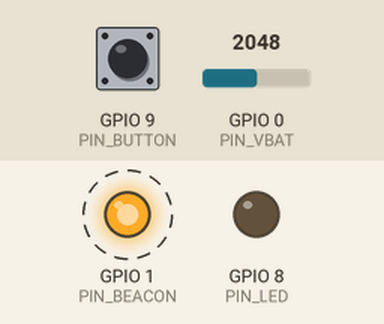
Simulated run of this program. Board: ESP32-C3. On the bench: output pins drawn as LEDs (lit = HIGH). Dashed ring = blinking. The inputs (shaded band) are chosen by the test bench; at power-on: GPIO 9 (PIN_BUTTON) HIGH, GPIO 0 (PIN_VBAT) = 2048 (analog values on the 0–4095 scale). Nothing arrives over Bluetooth unless stated; what the program prints to the serial monitor is not drawn.

Above: at 0.9 s.
1.3 s: GPIO 9 (PIN_BUTTON) pulled LOW for 0.15 s
At 2.1 s:
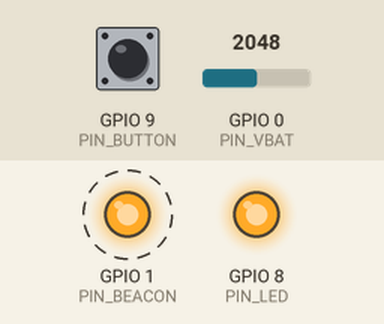
4.8 s: GPIO 9 (PIN_BUTTON) pulled LOW for 1 s
At 6.3 s:
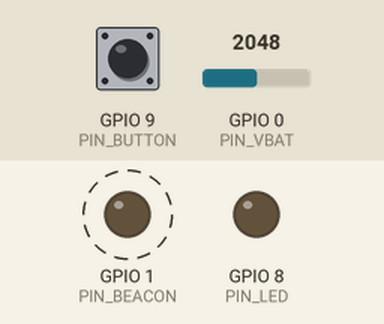
Timing chart, 0 to 14.3 s (numbered marks = the images above; inputs shaded):
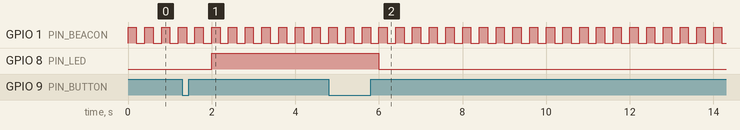

The program:

main.cpp
```cpp
// Wristband firmware: blinking camera beacon + BLE status + button, UWB optional.
//
// Responsibilities
//   1. Blink the beacon LEDs at BLINK_HZ, 50 % duty. The drone's camera follows only a
//      light blinking at exactly this rate, which rejects traffic lights, brake lights,
//      screens and reflections (see firmware/companion/follow/blink.py).
//   2. Advertise over BLE once per second: band id, battery %, button state.
//   3. Debounce the button: short press toggles PAUSE, long press (>2 s) requests LAND.
//   4. With UWB_ENABLED=1 (later upgrade, `pio run -e uwb`): also answer UWB ranging
//      polls from the drone's anchors. Same board, add a DW3000 module.
//
// The DW3000 calls are isolated behind the `uwb_*` functions so the driver can be
// swapped without touching the rest of the file.

#include <Arduino.h>
#include <BLEDevice.h>
#include <BLEAdvertising.h>
#if UWB_ENABLED
#include "uwb_tag.h"
#endif

// ---------------------------------------------------------------------------
// Pins (ESP32-C3 mini). Adjust to the carrier board.
// ---------------------------------------------------------------------------
static const int PIN_BUTTON = 9;    // active low, internal pull-up
static const int PIN_LED = 8;       // on-board status LED
static const int PIN_VBAT = 0;      // ADC, through a 2:1 divider
static const int PIN_BEACON = 1;    // gate of the N-MOSFET that switches the beacon LEDs
                                    // (kept clear of the SPI pins the UWB module will use)
static const int PIN_UWB_CS = 7;
static const int PIN_UWB_RST = 10;
static const int PIN_UWB_IRQ = 3;

// ---------------------------------------------------------------------------
// Protocol constants shared with firmware/companion/follow/band_protocol.py
// ---------------------------------------------------------------------------
static const uint16_t MANUFACTURER_ID = 0xFFFF;  // test id; register one before shipping
static const uint8_t PROTOCOL_VERSION = 1;
enum ButtonState : uint8_t { BTN_NONE = 0, BTN_PAUSE = 1, BTN_LAND = 2 };

#ifndef BAND_ID
#define BAND_ID 1
#endif
#ifndef UWB_ENABLED
#define UWB_ENABLED 0
#endif
// Must match BEACON_BLINK_HZ in firmware/drone-esp32cam/platformio.ini.
#ifndef BLINK_HZ
#define BLINK_HZ 2.5f
#endif

static BLEAdvertising *g_adv = nullptr;
static volatile ButtonState g_button_state = BTN_NONE;
static bool g_paused = false;

// ---------------------------------------------------------------------------
// Battery
// ---------------------------------------------------------------------------
static uint8_t read_battery_percent() {
  // 12-bit ADC, 3.3 V reference, 2:1 divider.
  const int raw = analogRead(PIN_VBAT);
  const float v = raw * (3.3f / 4095.0f) * 2.0f;
  // Linear approximation between 3.3 V (0 %) and 4.2 V (100 %) for a 1S LiPo.
  float pct = (v - 3.3f) / (4.2f - 3.3f) * 100.0f;
  if (pct < 0) pct = 0;
  if (pct > 100) pct = 100;
  return static_cast<uint8_t>(pct + 0.5f);
}

// ---------------------------------------------------------------------------
// BLE advertisement payload
//   [0]    protocol version
//   [1]    band id
//   [2]    battery percent
//   [3]    button state (ButtonState)
//   [4..5] uptime seconds, little endian, low 16 bits
// ---------------------------------------------------------------------------
static void update_advertisement() {
  uint8_t payload[2 + 6];
  payload[0] = MANUFACTURER_ID & 0xFF;
  payload[1] = MANUFACTURER_ID >> 8;
  payload[2] = PROTOCOL_VERSION;
  payload[3] = BAND_ID;
  payload[4] = read_battery_percent();
  payload[5] = g_paused ? BTN_PAUSE : g_button_state;
  const uint16_t up = static_cast<uint16_t>(millis() / 1000);
  payload[6] = up & 0xFF;
  payload[7] = up >> 8;

  BLEAdvertisementData data;
  data.setManufacturerData(std::string(reinterpret_cast<char *>(payload), sizeof(payload)));
  data.setName("FOLLOW-BAND");
  g_adv->setAdvertisementData(data);
}

static void ble_setup() {
  BLEDevice::init("FOLLOW-BAND");
  BLEDevice::setPower(ESP_PWR_LVL_N0);  // 0 dBm is plenty for a few tens of metres
  g_adv = BLEDevice::getAdvertising();
  g_adv->setMinInterval(0x0640);  // 1.0 s in 0.625 ms units
  g_adv->setMaxInterval(0x0640);
  update_advertisement();
  g_adv->start();
}

// ---------------------------------------------------------------------------
// Button
// ---------------------------------------------------------------------------
static void poll_button() {
  static uint32_t pressed_at = 0;
  static bool was_down = false;
  static bool long_fired = false;

  const bool down = digitalRead(PIN_BUTTON) == LOW;
  const uint32_t now = millis();

  if (down && !was_down) {
    pressed_at = now;
    long_fired = false;
  }
  if (down && !long_fired && now - pressed_at > 2000) {
    g_button_state = BTN_LAND;
    long_fired = true;
  }
  if (!down && was_down) {
    if (!long_fired && now - pressed_at > 40) {  // debounce
      g_paused = !g_paused;
    }
    if (long_fired) {
      // Keep LAND asserted for a few adverts so the drone cannot miss it.
      // It is cleared in loop() after 5 s.
    }
  }
  was_down = down;
}

// ---------------------------------------------------------------------------
// Arduino entry points
// ---------------------------------------------------------------------------
void setup() {
  Serial.begin(115200);
  pinMode(PIN_BUTTON, INPUT_PULLUP);
  pinMode(PIN_LED, OUTPUT);
  analogReadResolution(12);

  pinMode(PIN_BEACON, OUTPUT);
  digitalWrite(PIN_BEACON, LOW);

#if UWB_ENABLED
  uwb_tag_init(PIN_UWB_CS, PIN_UWB_RST, PIN_UWB_IRQ, BAND_ID);
#endif
  ble_setup();
  Serial.println("FOLLOW-BAND ready");
}

// ---------------------------------------------------------------------------
// Beacon: square wave at BLINK_HZ derived from the microsecond clock, so the rate
// stays exact no matter how long other work in loop() takes.
// ---------------------------------------------------------------------------
static void update_beacon() {
  static int last = -1;
  const uint32_t period_us = static_cast<uint32_t>(1e6f / BLINK_HZ);
  const int on = (micros() % period_us) < period_us / 2 ? 1 : 0;
  if (on != last) {
    digitalWrite(PIN_BEACON, on ? HIGH : LOW);
    last = on;
  }
}

void loop() {
  static uint32_t last_adv = 0;
  static uint32_t land_asserted_at = 0;

  update_beacon();

#if UWB_ENABLED
  // UWB: block briefly for a poll, respond if one arrived. Returns quickly otherwise.
  uwb_tag_service();
#endif

  poll_button();
  if (g_button_state == BTN_LAND && land_asserted_at == 0) {
    land_asserted_at = millis();
  }
  if (land_asserted_at && millis() - land_asserted_at > 5000) {
    g_button_state = BTN_NONE;
    land_asserted_at = 0;
  }

  if (millis() - last_adv >= 1000) {
    last_adv = millis();
    update_advertisement();
    digitalWrite(PIN_LED, g_paused ? HIGH : LOW);
  }

  // Short pause. The beacon edge is at most 2 ms late, which is about 1 % of a
  // 200 ms half-period at 2.5 Hz and invisible to the camera. Light sleep is avoided
  // because it can delay edges and upset BLE; the LEDs dominate power use anyway.
  delay(2);
}
```

uwb_tag.cpp
```cpp
#include "uwb_tag.h"

// Only built for the UWB upgrade (`pio run -e uwb`); the LED-beacon build skips it.
#if defined(UWB_ENABLED) && UWB_ENABLED

#include <Arduino.h>
#include <SPI.h>

// The DW3000 driver API differs between vendors. This file compiles against the
// Makerfabs DW3000 library named in platformio.ini. Replace the three marked blocks
// if you use a different driver; the frame layout below must stay the same because
// the anchor side (companion/uwb_anchor.py) depends on it.
#include "dw3000.h"

namespace {

constexpr uint8_t FRAME_POLL = 0xA1;
constexpr uint8_t FRAME_RESP = 0xA2;

// Frame layout (bytes):
//   [0] type, [1] source id, [2] destination id, [3] sequence,
//   [4..7] turnaround time in DW3000 ticks (RESP only, little endian)
constexpr size_t POLL_LEN = 4;
constexpr size_t RESP_LEN = 8;

// Fixed delay between POLL reception and RESP transmission. Deterministic so the
// anchor can subtract it instead of trusting the turnaround field alone.
constexpr uint32_t RESP_DELAY_UUS = 650;  // UWB microseconds

uint8_t g_band_id = 1;
uint32_t g_responses = 0;

// Radio configuration: channel 5, 6.8 Mb/s, preamble 64, which keeps airtime (and
// energy per exchange) short. Both sides must match.
dwt_config_t g_config = {
    5,                 // channel
    DWT_PLEN_128,      // preamble length
    DWT_PAC8,          // preamble acquisition chunk
    9,                 // TX preamble code
    9,                 // RX preamble code
    1,                 // SFD type
    DWT_BR_6M8,        // data rate
    DWT_PHRMODE_STD,   // PHY header mode
    DWT_PHRRATE_STD,   // PHY header rate
    (129 + 8 - 8),     // SFD timeout
    DWT_STS_MODE_OFF,  // STS disabled
    DWT_STS_LEN_64,
    DWT_PDOA_M0,
};

}  // namespace

void uwb_tag_init(int pin_cs, int pin_rst, int pin_irq, uint8_t band_id) {
  g_band_id = band_id;

  // --- driver-specific block 1: bring-up -------------------------------------
  spiBegin(pin_irq, pin_rst);
  spiSelect(pin_cs);
  delay(2);
  while (!dwt_checkidlerc()) {
    delay(1);
  }
  if (dwt_initialise(DWT_DW_INIT) == DWT_ERROR) {
    Serial.println("DW3000 init failed");
    while (true) delay(1000);
  }
  dwt_configure(&g_config);
  dwt_setrxantennadelay(16385);
  dwt_settxantennadelay(16385);
  // Low-power listening: enable receiver, let the chip idle between frames.
  dwt_setlnapamode(DWT_LNA_ENABLE | DWT_PA_ENABLE);
  // ---------------------------------------------------------------------------

  dwt_rxenable(DWT_START_RX_IMMEDIATE);
}

void uwb_tag_service() {
  // --- driver-specific block 2: receive ---------------------------------------
  uint32_t status = dwt_read32bitreg(SYS_STATUS_ID);
  if (!(status & (SYS_STATUS_RXFCG_BIT_MASK | SYS_STATUS_ALL_RX_ERR))) {
    return;  // nothing yet
  }
  if (!(status & SYS_STATUS_RXFCG_BIT_MASK)) {
    dwt_write32bitreg(SYS_STATUS_ID, SYS_STATUS_ALL_RX_ERR);
    dwt_rxenable(DWT_START_RX_IMMEDIATE);
    return;
  }
  dwt_write32bitreg(SYS_STATUS_ID, SYS_STATUS_RXFCG_BIT_MASK);

  uint8_t rx[16] = {0};
  uint32_t len = dwt_read32bitreg(RX_FINFO_ID) & RXFLEN_MASK;
  if (len > sizeof(rx)) len = sizeof(rx);
  dwt_readrxdata(rx, len, 0);
  // ---------------------------------------------------------------------------

  if (len < POLL_LEN || rx[0] != FRAME_POLL || rx[2] != g_band_id) {
    dwt_rxenable(DWT_START_RX_IMMEDIATE);
    return;
  }

  // --- driver-specific block 3: delayed transmit -----------------------------
  uint64_t poll_rx_ts = get_rx_timestamp_u64();
  uint32_t resp_tx_time = (poll_rx_ts + (static_cast<uint64_t>(RESP_DELAY_UUS) * UUS_TO_DWT_TIME)) >> 8;
  dwt_setdelayedtrxtime(resp_tx_time);
  uint64_t resp_tx_ts = ((static_cast<uint64_t>(resp_tx_time & 0xFFFFFFFEUL)) << 8) + 16385;
  uint32_t turnaround = static_cast<uint32_t>(resp_tx_ts - poll_rx_ts);

  uint8_t tx[RESP_LEN];
  tx[0] = FRAME_RESP;
  tx[1] = g_band_id;
  tx[2] = rx[1];  // reply to the polling anchor
  tx[3] = rx[3];  // echo sequence
  tx[4] = turnaround & 0xFF;
  tx[5] = (turnaround >> 8) & 0xFF;
  tx[6] = (turnaround >> 16) & 0xFF;
  tx[7] = (turnaround >> 24) & 0xFF;

  dwt_writetxdata(sizeof(tx), tx, 0);
  dwt_writetxfctrl(sizeof(tx) + FCS_LEN, 0, 1);
  if (dwt_starttx(DWT_START_TX_DELAYED | DWT_RESPONSE_EXPECTED) == DWT_SUCCESS) {
    g_responses++;
  } else {
    dwt_rxenable(DWT_START_RX_IMMEDIATE);
  }
  // ---------------------------------------------------------------------------
}

uint32_t uwb_tag_responses() { return g_responses; }

#endif  // UWB_ENABLED
```

uwb_tag.h
```cpp
// Thin wrapper around the DW3000 driver for the tag (wristband) role.
//
// Ranging scheme: single-sided two-way ranging initiated by the drone's anchors.
//   anchor -> POLL   (anchor id, sequence)
//   tag    -> RESP   (band id, sequence, tag turnaround time)
// The anchor computes time of flight = (round trip - turnaround) / 2.
// Each of the two anchors polls on alternate 25 ms slots so they never collide.

#pragma once
#include <stdint.h>

void uwb_tag_init(int pin_cs, int pin_rst, int pin_irq, uint8_t band_id);

// Service one iteration: if a POLL addressed to this band is pending, answer it.
// Non-blocking beyond a few hundred microseconds.
void uwb_tag_service();

// Count of polls answered since boot, for diagnostics.
uint32_t uwb_tag_responses();
```

Measured:
- after the input at 1.3 s, GPIO 8 (PIN_LED): LOW → HIGH after 0.70 s
- after the input at 4.8 s, GPIO 8 (PIN_LED): HIGH → LOW after 1.2 s
- by itself, GPIO 1 (PIN_BEACON): alternates HIGH for 0.20 s and LOW for 0.20 s
